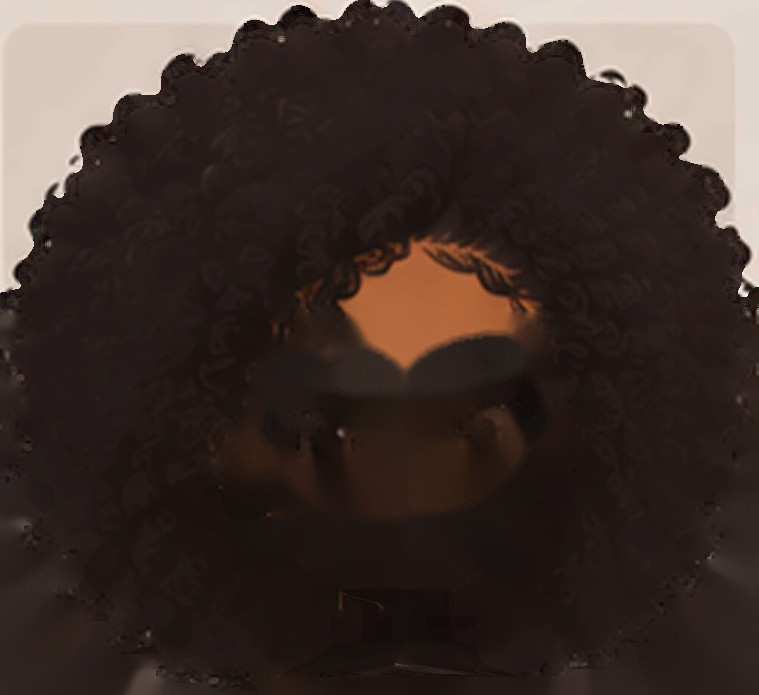
#> input picture assets/coiffures/bafro-dos.png, 759 x 695 px, given in place of bafro-dos.png.png, which was not available
$ python cheveux-garcons-trous.py ../assets/coiffures/bafro-dos.png
#> lines starting #> are read from the running program, lines starting #| are printed output that depends on the picture; after the words box and inside, x2 and y2 are one past the last pixel; in counts of white or black regions, pixels touching at a corner belong together
"""Bouche les trous fermés (zones transparentes entourées de cheveux) dans les coiffures de garçons décalquées :
   alpha plein, couleur reprise des cheveux autour (inpainting). Les bords extérieurs ne bougent pas.
   python3 tools/cheveux-garcons-trous.py gondule graiecote …"""
import sys, os, numpy as np, cv2
from scipy import ndimage
R = os.path.join(os.path.dirname(__file__), '..')
for f in sys.argv[1:]:
    p = os.path.join(R, 'assets/coiffures', f + '.png'); a = cv2.imread(p, cv2.IMREAD_UNCHANGED)
#> further down, a is the input picture: shape (695, 759, 4); mean B, G, R, A 45, 50.1, 63.2, 162.9
    al = a[..., 3]
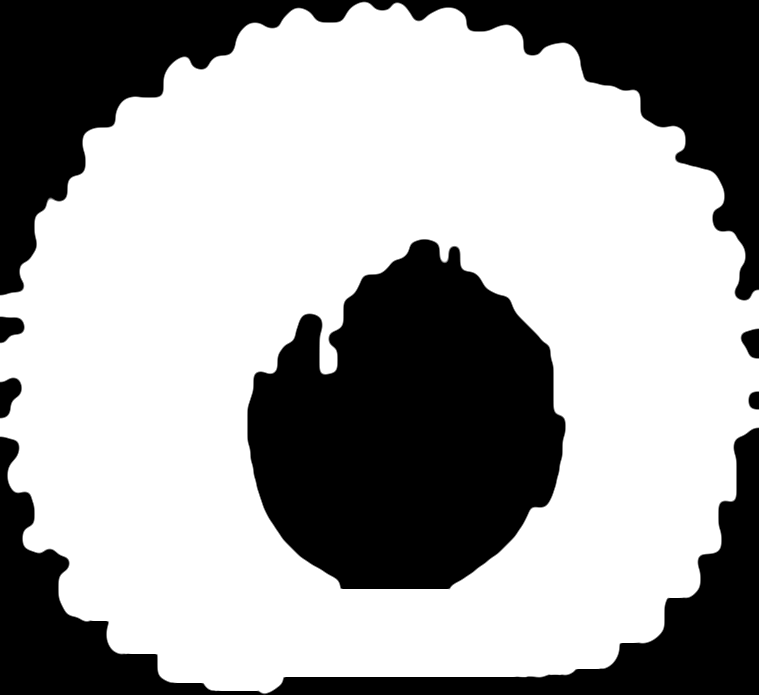
#> al: shape (695, 759); min 0, max 255, mean 162.9
    hole = ndimage.binary_fill_holes(al > 40) & (al <= 40)
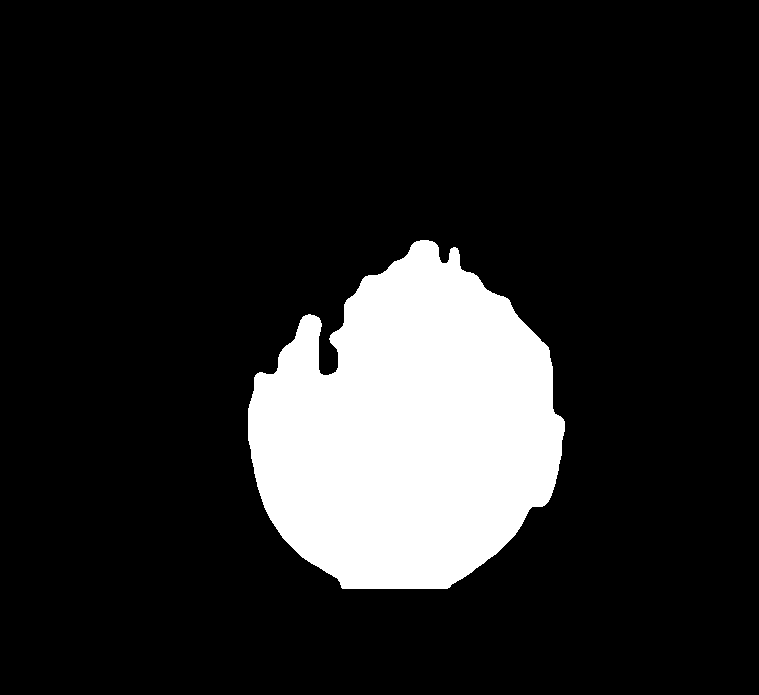
#> hole: shape (695, 759) bool; 14.9% white; 1 white region, box (x1, y1, x2, y2) and area: (248, 240, 565, 589) 78345
    hole = ndimage.binary_dilation(hole, iterations=3) & (al < 250)
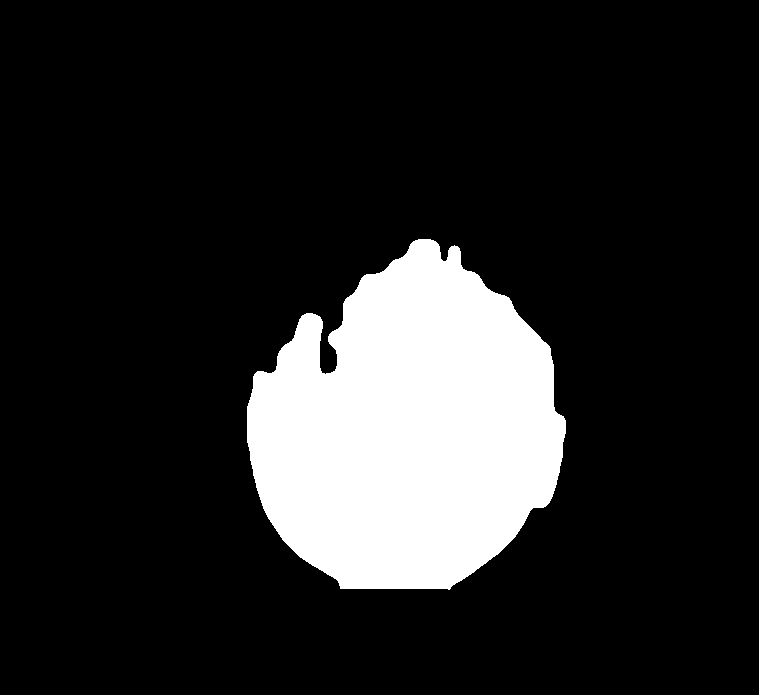
#> hole: shape (695, 759) bool; 15.1% white; 1 white region, box (x1, y1, x2, y2) and area: (247, 239, 566, 590) 79783
    rgb = cv2.inpaint(a[..., :3], hole.astype(np.uint8), 5, cv2.INPAINT_TELEA)
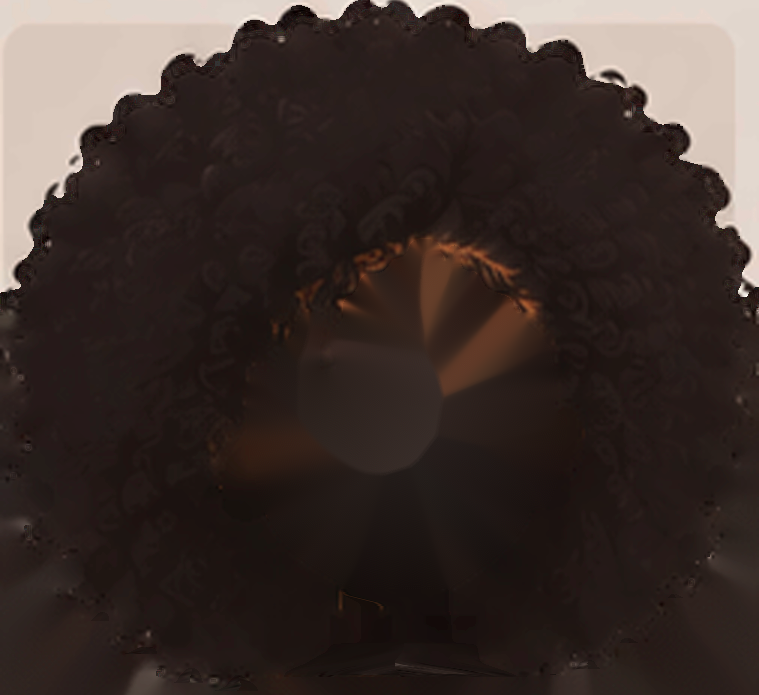
#> rgb: shape (695, 759, 3); mean B, G, R 45, 49.1, 61
    a[..., :3] = np.where(hole[..., None], rgb, a[..., :3]); a[..., 3] = np.where(hole, 255, al)
#> after `a[..., 3] = np.where(hole, 255, al)`:
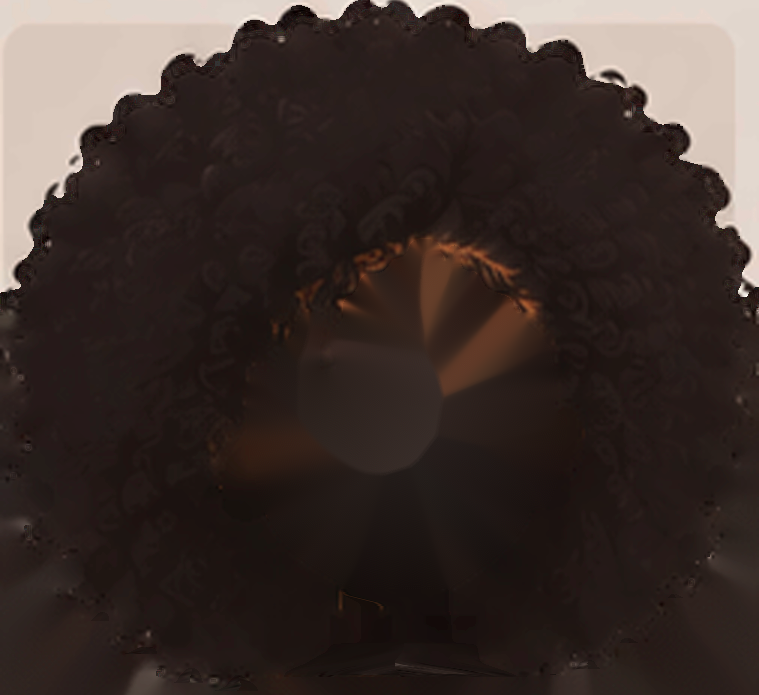
#> a: shape (695, 759, 4); mean B, G, R, A 45, 49.1, 61, 201.1
    cv2.imwrite(p, a, [cv2.IMWRITE_PNG_COMPRESSION, 9]); print(f, int(hole.sum()), 'px bouchés')
#| ../assets/coiffures/bafro-dos.png 79783 px bouchés

$ run again, on assets/coiffures/bbox-dos.png
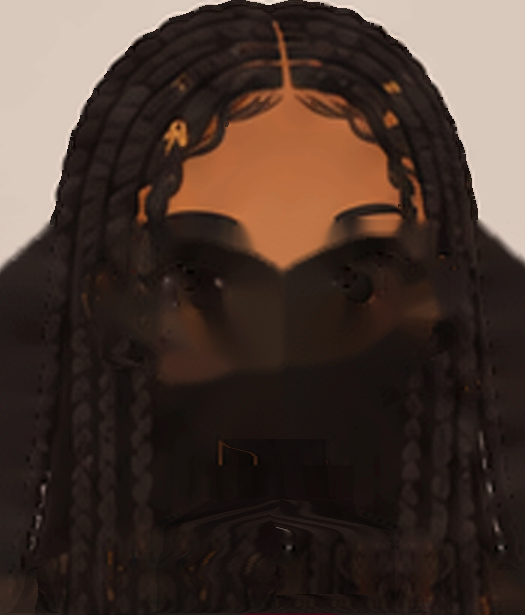
#> input picture assets/coiffures/bbox-dos.png, 525 x 615 px, given in place of bbox-dos.png.png, which was not available
#> a is the input picture: shape (615, 525, 4); mean B, G, R, A 46.6, 54.4, 70.4, 143.8
#> `hole = ndimage.binary_fill_holes(al > 40) & (al <= 40)`:
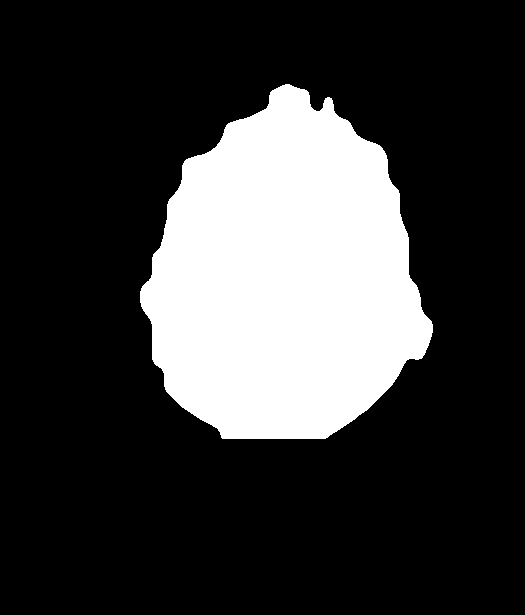
#> hole: shape (615, 525) bool; 22.8% white; 1 white region, box (x1, y1, x2, y2) and area: (140, 84, 433, 439) 73600
#> `rgb = cv2.inpaint(a[..., :3], hole.astype(np.uint8), 5, cv2.INPAINT_TE..`:
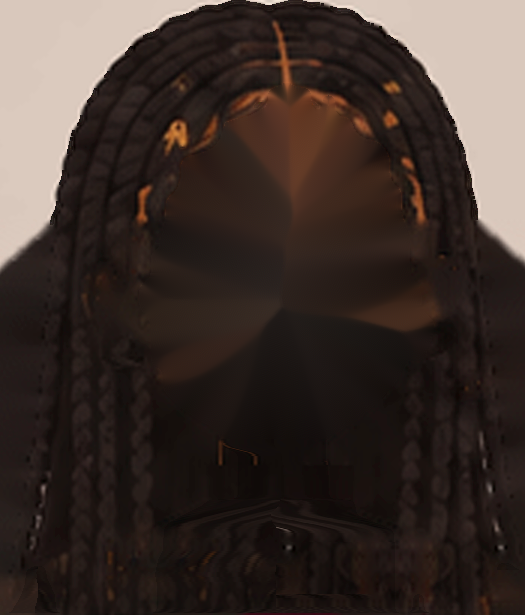
#> rgb: shape (615, 525, 3); mean B, G, R 44.8, 50, 62
#| ../assets/coiffures/bbox-dos.png 74826 px bouchés
